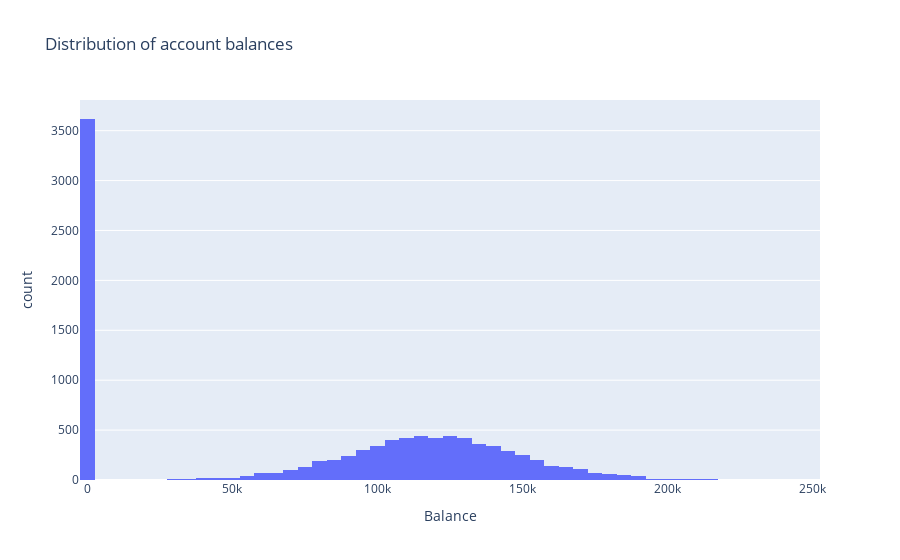

Notebook source saved alongside this figure:
### Markdown cell above
thoughts
___
Great, appears to be no skew in salary

### Code cell
# visualize to look for skew
fig = px.histogram(churn,
                   x='Balance',
                   nbins=100,
                   title='Distribution of account balances')
fig.show()

### Figure 1 — Plotly figure (JSON) as saved in the notebook; plotly's stock layout.template omitted (floating-point values rounded to 4 significant figures; data arrays with more than 128 entries replaced by an {"elided": "..."} marker saying what was removed)
{"data": [{"alignmentgroup": "True", "bingroup": "x", "hovertemplate": "Balance=%{x}<br>count=%{y}<extra></extra>", "legendgroup": "", "marker": {"color": "#636efa", "pattern": {"shape": ""}}, "name": "", "nbinsx": 100, "offsetgroup": "", "orientation": "v", "showlegend": false, "type": "histogram", "x": {"elided": "10000 float values"}, "xaxis": "x", "yaxis": "y"}], "layout": {"barmode": "relative", "legend": {"tracegroupgap": 0}, "title": {"text": "Distribution of account balances"}, "xaxis": {"anchor": "y", "domain": [0, 1], "title": {"text": "Balance"}}, "yaxis": {"anchor": "x", "domain": [0, 1], "title": {"text": "count"}}}}
